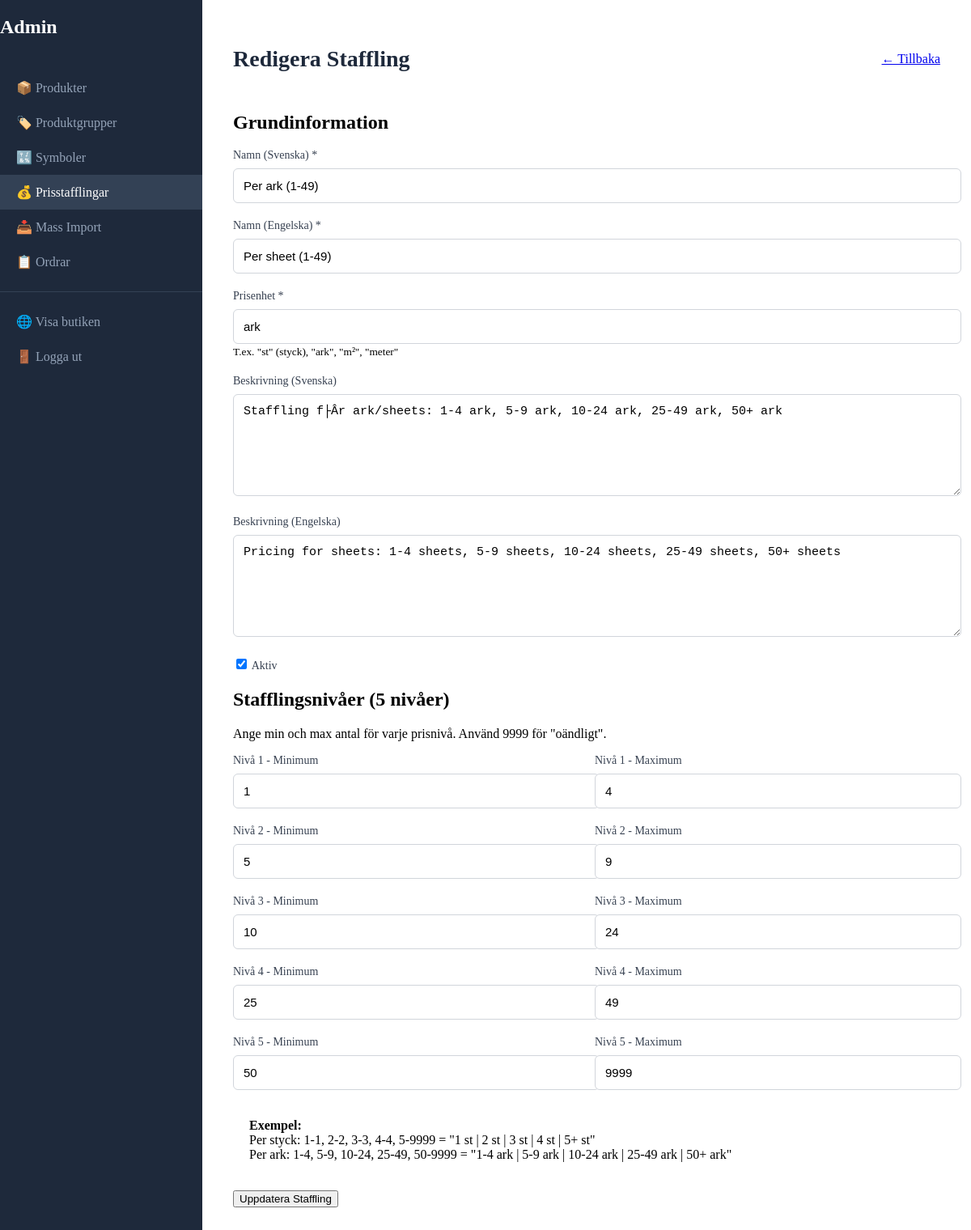
The app's page /admin/staffling-form.php?id=2 (signed in) with its own data.
### tables this page shows
CREATE TABLE `pricing_tiers` (
  `id` int NOT NULL AUTO_INCREMENT,
  `name` varchar(100) NOT NULL COMMENT 'T.ex. "Standard (1-9, 10-24...)", "Per styck", "Per ark"',
  `name_en` varchar(100) DEFAULT NULL,
  `pricing_unit` varchar(20) NOT NULL DEFAULT 'st' COMMENT 'st, ark, m2, etc.',
  `tier_config` json NOT NULL COMMENT 'Array av ranges: [{"min":1,"max":1},...]',
  `description` text COMMENT 'Beskrivning av stafflingen',
  `description_en` text,
  `active` tinyint(1) DEFAULT '1',
  `created_at` timestamp NULL DEFAULT CURRENT_TIMESTAMP,
  `updated_at` timestamp NULL DEFAULT CURRENT_TIMESTAMP ON UPDATE CURRENT_TIMESTAMP,
  PRIMARY KEY (`id`)
);

### admin/staffling-form.php (the view, shortened to what this page needs)
<?php
$db = getDBConnection();
$isEdit = isset($_GET['id']) && is_numeric($_GET['id']);
$tier = null;
if ($isEdit) {
    $stmt = $db->prepare("SELECT * FROM pricing_tiers WHERE id = ?");
    $stmt->execute([$_GET['id']]);
    $tier = $stmt->fetch();
}
$config = $tier ? json_decode($tier['tier_config'], true) : [];
?>
<!DOCTYPE html>
<html lang="sv">
<head>
    <link rel="stylesheet" href="admin.css">
</head>
<body>
    <div class="admin-container">
        <aside class="admin-sidebar">
            <h2>Admin</h2>
            <nav class="admin-nav">
                <a href="index.php">📦 Produkter</a>
                <a href="produktgrupper.php">🏷️ Produktgrupper</a>
                <a href="symboler.php">🔣 Symboler</a>
                <a href="stafflingar.php" class="active">💰 Prisstafflingar</a>
                <a href="import.php">📥 Mass Import</a>
                <a href="ordrar.php">📋 Ordrar</a>
                <hr>
                <a href="<?php echo SITE_URL; ?>" target="_blank">🌐 Visa butiken</a>
                <a href="logout.php">🚪 Logga ut</a>
            </nav>
        </aside>
        <main class="admin-main">
            <div class="admin-header">
                <h1><?php echo $isEdit ? 'Redigera' : 'Ny'; ?> Staffling</h1>
                <a href="stafflingar.php" class="btn">← Tillbaka</a>
            </div>
            <div class="card">
                <form method="POST" class="admin-form">
                    <div class="form-section">
                        <h2>Grundinformation</h2>
                        <div class="form-group">
                            <label for="name">Namn (Svenska) *</label>
                            <input type="text" id="name" name="name"
                                   value="<?php echo $tier['name'] ?? ''; ?>"
                                   placeholder="T.ex. 'Per styck (1-4)'" required>
                        </div>
                        <div class="form-group">
                            <label for="name_en">Namn (Engelska) *</label>
                            <input type="text" id="name_en" name="name_en"
                                   value="<?php echo $tier['name_en'] ?? ''; ?>"
                                   placeholder="E.g. 'Per piece (1-4)'" required>
                        </div>
                        <div class="form-group">
                            <label for="pricing_unit">Prisenhet *</label>
                            <input type="text" id="pricing_unit" name="pricing_unit"
                                   value="<?php echo $tier['pricing_unit'] ?? 'st'; ?>"
                                   placeholder="st, ark, m², etc." required>
                            <small>T.ex. "st" (styck), "ark", "m²", "meter"</small>
                        </div>
                        <div class="form-group">
                            <label for="description">Beskrivning (Svenska)</label>
                            <textarea id="description" name="description" rows="3"><?php echo $tier['description'] ?? ''; ?></textarea>
                        </div>
                        <div class="form-group">
                            <label for="description_en">Beskrivning (Engelska)</label>
                            <textarea id="description_en" name="description_en" rows="3"><?php echo $tier['description_en'] ?? ''; ?></textarea>
                        </div>
                        <div class="form-group">
                            <label>
                                <input type="checkbox" name="active" value="1"
                                       <?php echo (!$tier || $tier['active']) ? 'checked' : ''; ?>>
                                Aktiv
                            </label>
                        </div>
                    </div>
                    <div class="form-section">
                        <h2>Stafflingsnivåer (5 nivåer)</h2>
                        <p>Ange min och max antal för varje prisnivå. Använd 9999 för "oändligt".</p>
                        <?php for ($i = 1; $i <= 5; $i++):
                            $tierData = $config[$i-1] ?? ['min' => '', 'max' => ''];
                        ?>
                        <div class="form-row">
                            <div class="form-group">
                                <label for="tier<?php echo $i; ?>_min">Nivå <?php echo $i; ?> - Minimum</label>
                                <input type="number" id="tier<?php echo $i; ?>_min" name="tier<?php echo $i; ?>_min"
                                       value="<?php echo $tierData['min']; ?>" min="0">
                            </div>
                            <div class="form-group">
                                <label for="tier<?php echo $i; ?>_max">Nivå <?php echo $i; ?> - Maximum</label>
                                <input type="number" id="tier<?php echo $i; ?>_max" name="tier<?php echo $i; ?>_max"
                                       value="<?php echo $tierData['max']; ?>" min="0">
                            </div>
                        </div>
                        <?php endfor; ?>
                        <div class="alert alert-info">
                            <strong>Exempel:</strong><br>
                            Per styck: 1-1, 2-2, 3-3, 4-4, 5-9999 = "1 st | 2 st | 3 st | 4 st | 5+ st"<br>
                            Per ark: 1-4, 5-9, 10-24, 25-49, 50-9999 = "1-4 ark | 5-9 ark | 10-24 ark | 25-49 ark | 50+ ark"
                        </div>
                    </div>
                    <button type="submit" class="btn btn-primary btn-large">
                        <?php echo $isEdit ? 'Uppdatera' : 'Skapa'; ?> Staffling
                    </button>
                </form>
            </div>
        </main>
    </div>
</body>
</html>

### admin/admin.css (style rules this page uses)
.admin-sidebar { width: 250px; background: #1e293b; color: white; position: fixed; top: 0; left: 0; bottom: 0; overflow-y: auto; }
.admin-nav { padding: 20px 0; }
.admin-nav a { display: block; padding: 12px 20px; color: #94a3b8; text-decoration: none; transition: all 0.2s; }
.admin-nav a:hover, .admin-nav a.active { background: #334155; color: white; }
.admin-nav hr { border: none; border-top: 1px solid #334155; margin: 15px 0; }
.admin-main { flex: 1; margin-left: 250px; padding: 30px; }
.admin-header { display: flex; justify-content: space-between; align-items: center; margin-bottom: 30px; }
.admin-header h1 { font-size: 28px; color: #1e293b; }
.alert { padding: 15px 20px; border-radius: 8px; margin-bottom: 20px; }
.admin-form .form-row { display: grid; grid-template-columns: 1fr 1fr; gap: 20px; }
.admin-form .form-group { margin-bottom: 20px; }
.admin-form label { display: block; font-weight: 500; margin-bottom: 8px; font-size: 14px; color: #374151; }
.admin-form input[type="text"], .admin-form input[type="email"], .admin-form input[type="password"], .admin-form input[type="number"], .admin-form select, .admin-form textarea { width: 100%; padding: 12px; border: 1px solid #d1d5db; border-radius: 6px; font-size: 15px; transition: border-color 0.2s; }
.admin-form textarea { resize: vertical; min-height: 100px; }
hr { border: none; border-top: 1px solid #e2e8f0; margin: 20px 0; }

### records on screen
pricing_tiers: name "Per ark (1-49)", name_en "Per sheet (1-49)", pricing_unit "ark", description "Staffling f├Âr ark/sheets: 1-4 ark, 5-9 ark, 10-24 ark, 25-49 ark, 50+ ark", description_en "Pricing for sheets: 1-4 sheets, 5-9 sheets, 10-24 sheets, 25-49 sheets, 50+ sheets", active "☑", tier_config "1", tier_config "4", tier_config "5", tier_config "9", tier_config "10", tier_config "24", tier_config "25", tier_config "49", tier_config "50", tier_config "9999"
